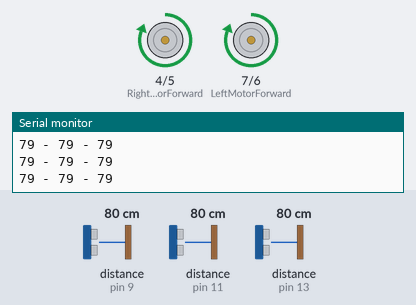
This sketch was run on a simulated Arduino Uno, built with avr-gcc and run on an emulated ATmega328P. On the bench: motor-driver pin pairs drawn as motors (green arrow = first pin HIGH = forward, orange = second pin HIGH = backward, longer = more drive), the last lines printed to the serial monitor. Wiring (inferred from the names in the program): 3 × ultrasonic range finder: trigger pin 8, echo pin 9 / trigger pin 10, echo pin 11 / trigger pin 12, echo pin 13. The test bench sets the inputs (shaded band); at power-on: distance to the obstacle (sensors on pin 13, pin 9, pin 11) 80 cm. The echo pulse lasts 58.3 µs per cm.

Above: at 3.2 s.
3.3 s: distance to the obstacle (sensor on pin 13) set to 24 cm
4.8 s: distance to the obstacle (sensor on pin 13) set to 19 cm
At 5.3 s:
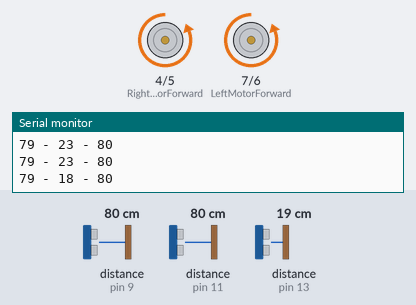
At 6.2 s:
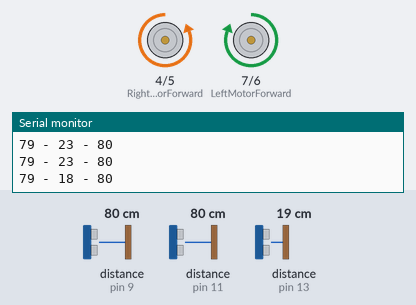
7.8 s: distance to the obstacle (sensor on pin 9) set to 2 cm
At 9.2 s:
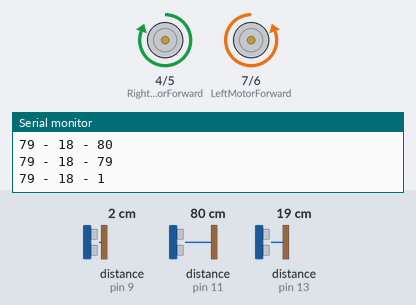
10.8 s: distance to the obstacle (sensor on pin 9) set to 120 cm
13.8 s: distance to the obstacle (sensor on pin 9) set to 4 cm
Timing chart, 0 to 17.8 s (numbered marks = the images above; inputs shaded):
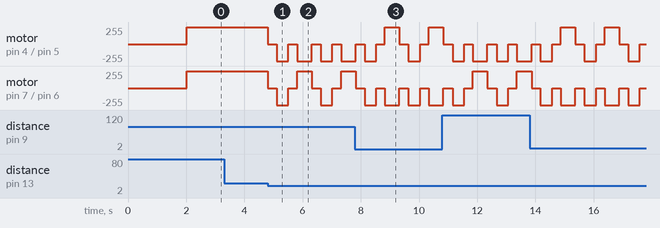

Measured:
- the behaviour switches between 22 and 21 cm on distance to the obstacle (sensor on pin 13) (found by bisection; images 0 and 1)

The sketch:

obstrical_avoiding_robot_version2.ino
```cpp
#include <NewPing.h>  //Ultrasonic sensor function library. You must install this library

//our L298N control pins
const int LeftMotorForward = 7;
const int LeftMotorBackward = 6;
const int RightMotorForward = 4;
const int RightMotorBackward = 5;

//sensor pins f
#define trigPin1 8
#define echoPin1 9
#define trigPin2 10
#define echoPin2 11
#define trigPin3 12
#define echoPin3 13

long duration, distance, RightSensor,BackSensor,FrontSensor,LeftSensor;

void setup() {
  Serial.begin (9600);
pinMode(trigPin1, OUTPUT);
pinMode(echoPin1, INPUT);
pinMode(trigPin2, OUTPUT);
pinMode(echoPin2, INPUT);
pinMode(trigPin3, OUTPUT);
pinMode(echoPin3, INPUT);
  pinMode(RightMotorForward, OUTPUT);
  pinMode(LeftMotorForward, OUTPUT);
  pinMode(LeftMotorBackward, OUTPUT);
  pinMode(RightMotorBackward, OUTPUT);

  delay(2000);
}

void loop() {
 SonarSensor(trigPin1, echoPin1);
RightSensor = distance;
SonarSensor(trigPin2, echoPin2);
LeftSensor = distance;
SonarSensor(trigPin3, echoPin3);
FrontSensor = distance;

Serial.print(LeftSensor);
Serial.print(" - ");
Serial.print(FrontSensor);
Serial.print(" - ");
Serial.println(RightSensor);


if (FrontSensor <= 20) {
    moveStop();
    delay(300);
    moveBackward();
    delay(400);
    moveStop();
    delay(300);

    if (RightSensor>= LeftSensor) {
      turnRight();
      moveStop();
    } else {
      turnLeft();
      moveStop();
    }
  } else {
    moveForward();
  }

}


void SonarSensor(int trigPin,int echoPin)
{
digitalWrite(trigPin, LOW);
delayMicroseconds(2);
digitalWrite(trigPin, HIGH);
delayMicroseconds(10);
digitalWrite(trigPin, LOW);
duration = pulseIn(echoPin, HIGH);
distance = ((duration/2) / 29.1);

}

void moveStop() {

  digitalWrite(RightMotorForward, LOW);
  digitalWrite(LeftMotorForward, LOW);
  digitalWrite(RightMotorBackward, LOW);
  digitalWrite(LeftMotorBackward, LOW);
}
void moveForward()
{
  //goesForward = true;
  //if (!goesForward)
  {

    digitalWrite(LeftMotorForward, HIGH);
    digitalWrite(RightMotorForward, HIGH);
    digitalWrite(LeftMotorBackward, LOW);
    digitalWrite(RightMotorBackward, LOW);
  }
}

void moveBackward()
{
  //goesForward = false;
  digitalWrite(LeftMotorBackward, HIGH);
  digitalWrite(RightMotorBackward, HIGH);

  digitalWrite(LeftMotorForward, LOW);
  digitalWrite(RightMotorForward, LOW);
}

void turnRight() {

  digitalWrite(LeftMotorForward, HIGH);
  digitalWrite(RightMotorBackward, HIGH);

  digitalWrite(LeftMotorBackward, LOW);
  digitalWrite(RightMotorForward, LOW);

  delay(500);

  digitalWrite(LeftMotorForward, HIGH);
  digitalWrite(RightMotorForward, HIGH);

  digitalWrite(LeftMotorBackward, LOW);
  digitalWrite(RightMotorBackward, LOW);
}

void turnLeft() {

  digitalWrite(LeftMotorBackward, HIGH);
  digitalWrite(RightMotorForward, HIGH);

  digitalWrite(LeftMotorForward, LOW);
  digitalWrite(RightMotorBackward, LOW);

  delay(500);

  digitalWrite(LeftMotorForward, HIGH);
  digitalWrite(RightMotorForward, HIGH);

  digitalWrite(LeftMotorBackward, LOW);
  digitalWrite(RightMotorBackward, LOW);
}
```
